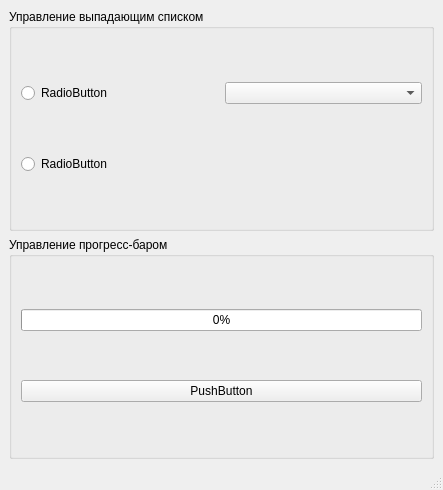
<?xml version="1.0" encoding="UTF-8"?>
<ui version="4.0">
 <class>MainWindow</class>
 <widget class="QMainWindow" name="MainWindow">
  <property name="geometry">
   <rect>
    <x>0</x>
    <y>0</y>
    <width>443</width>
    <height>490</height>
   </rect>
  </property>
  <property name="windowTitle">
   <string>MainWindow</string>
  </property>
  <widget class="QWidget" name="centralwidget">
   <layout class="QVBoxLayout" name="verticalLayout_2">
    <item>
     <widget class="QGroupBox" name="gb_controlDropdownList">
      <property name="title">
       <string>Управление выпадающим списком</string>
      </property>
      <layout class="QGridLayout" name="gridLayout">
       <item row="0" column="1">
        <widget class="QComboBox" name="cb_dropdownList">
         <property name="editable">
          <bool>false</bool>
         </property>
        </widget>
       </item>
       <item row="2" column="0">
        <widget class="QRadioButton" name="rb_disableList">
         <property name="text">
          <string>RadioButton</string>
         </property>
        </widget>
       </item>
       <item row="0" column="0">
        <widget class="QRadioButton" name="rb_enableList">
         <property name="text">
          <string>RadioButton</string>
         </property>
        </widget>
       </item>
      </layout>
     </widget>
    </item>
    <item>
     <widget class="QGroupBox" name="gb_controlProgressBar">
      <property name="title">
       <string>Управление прогресс-баром</string>
      </property>
      <layout class="QVBoxLayout" name="verticalLayout">
       <item>
        <widget class="QProgressBar" name="pB_progressBar">
         <property name="value">
          <number>0</number>
         </property>
        </widget>
       </item>
       <item>
        <widget class="QPushButton" name="pb_controlProgressBar">
         <property name="text">
          <string>PushButton</string>
         </property>
        </widget>
       </item>
      </layout>
     </widget>
    </item>
   </layout>
  </widget>
  <widget class="QMenuBar" name="menubar">
   <property name="geometry">
    <rect>
     <x>0</x>
     <y>0</y>
     <width>443</width>
     <height>22</height>
    </rect>
   </property>
  </widget>
  <widget class="QStatusBar" name="statusbar"/>
 </widget>
 <resources/>
 <connections/>
</ui>
